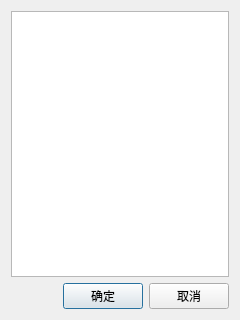
<?xml version="1.0" encoding="UTF-8"?>
<ui version="4.0">
 <class>ViewListDialog</class>
 <widget class="QDialog" name="ViewListDialog">
  <property name="geometry">
   <rect>
    <x>0</x>
    <y>0</y>
    <width>240</width>
    <height>320</height>
   </rect>
  </property>
  <property name="sizePolicy">
   <sizepolicy hsizetype="Fixed" vsizetype="Fixed">
    <horstretch>0</horstretch>
    <verstretch>0</verstretch>
   </sizepolicy>
  </property>
  <property name="minimumSize">
   <size>
    <width>240</width>
    <height>320</height>
   </size>
  </property>
  <property name="maximumSize">
   <size>
    <width>240</width>
    <height>320</height>
   </size>
  </property>
  <property name="windowTitle">
   <string>视图列表选择</string>
  </property>
  <layout class="QVBoxLayout" name="verticalLayout">
   <item>
    <widget class="QTableView" name="tableView"/>
   </item>
   <item>
    <layout class="QHBoxLayout" name="horizontalLayout">
     <item>
      <spacer name="horizontalSpacer">
       <property name="orientation">
        <enum>Qt::Horizontal</enum>
       </property>
       <property name="sizeHint" stdset="0">
        <size>
         <width>40</width>
         <height>20</height>
        </size>
       </property>
      </spacer>
     </item>
     <item>
      <widget class="QPushButton" name="okButton">
       <property name="text">
        <string>确定</string>
       </property>
      </widget>
     </item>
     <item>
      <widget class="QPushButton" name="cancelButton">
       <property name="text">
        <string>取消</string>
       </property>
      </widget>
     </item>
    </layout>
   </item>
  </layout>
 </widget>
 <resources/>
 <connections/>
</ui>
